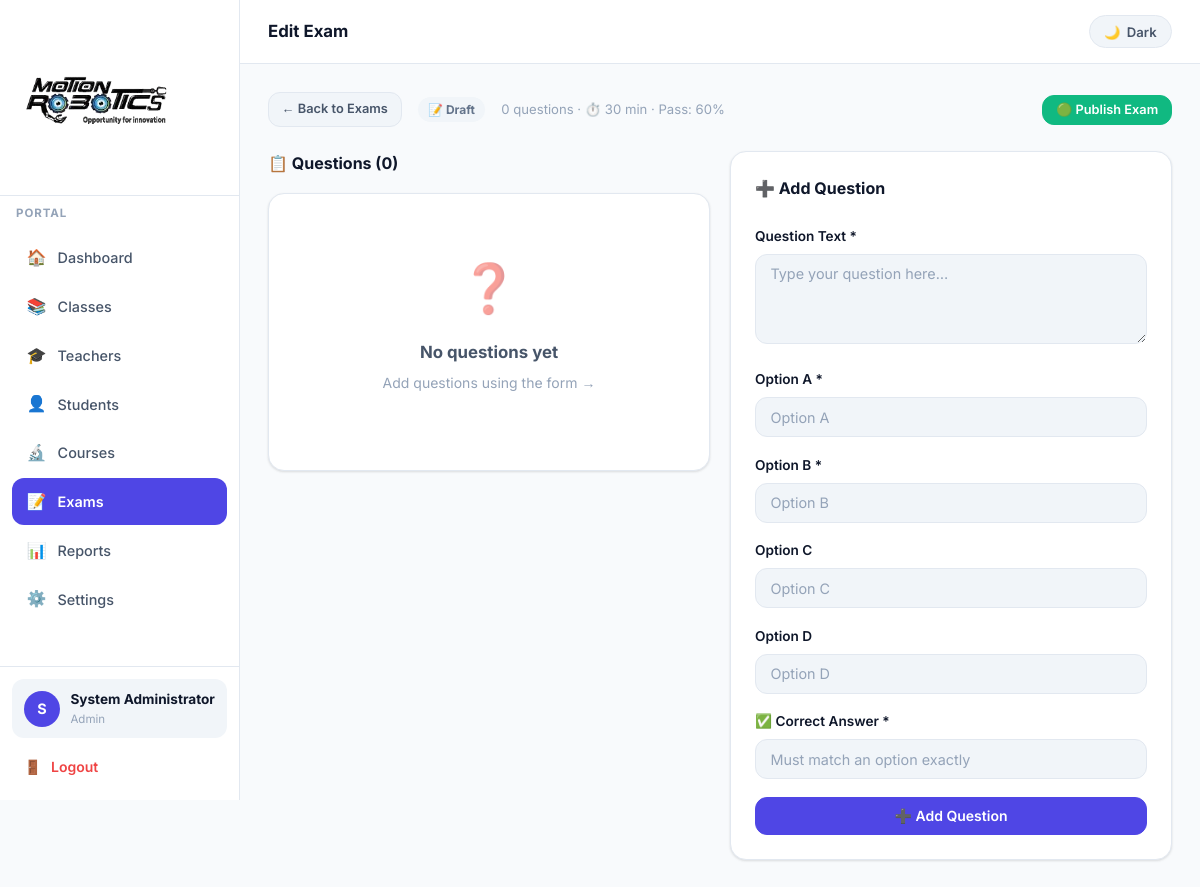
Screenshot of /admin/exams/3 (signed in) with the database file from the repository.
### app.py (models this page shows, shortened)
class User(db.Model):
    id            = db.Column(db.Integer, primary_key=True)
    username      = db.Column(db.String(80), unique=True, nullable=False)
    email         = db.Column(db.String(120), unique=True, nullable=False)
    password_hash = db.Column(db.String(200), nullable=False)
    role          = db.Column(db.String(20), nullable=False)   # admin / teacher / student
    full_name     = db.Column(db.String(120))
    phone         = db.Column(db.String(20))
    school_name   = db.Column(db.String(120))
    roll_number   = db.Column(db.String(40))
    avatar_color  = db.Column(db.String(20), default='#4F46E5')
    is_active     = db.Column(db.Boolean, default=True)
    created_at    = db.Column(db.DateTime, default=datetime.utcnow)

class Exam(db.Model):
    id           = db.Column(db.Integer, primary_key=True)
    title        = db.Column(db.String(200), nullable=False)
    level        = db.Column(db.String(80))
    status       = db.Column(db.String(20), default='draft')  # draft/published
    scheduled_at = db.Column(db.DateTime)
    time_limit   = db.Column(db.Integer, default=30)
    passing_score= db.Column(db.Integer, default=60)
    created_at   = db.Column(db.DateTime, default=datetime.utcnow)
    questions    = db.relationship('ExamQuestion', backref='exam', cascade='all,delete-orphan')
    attempts     = db.relationship('ExamAttempt', backref='exam', cascade='all,delete-orphan')

### app.py (the view)
@app.route('/admin/exams/<int:eid>')
@role_required('admin')
def admin_exam_detail(eid):
    exam = Exam.query.get_or_404(eid)
    return render_template('admin/exam_detail.html', exam=exam)

### app.py (called while the page is built)
@app.context_processor
def inject_enumerate():
    return dict(enumerate=enumerate)

def role_required(*roles):
    def dec(f):
        @wraps(f)
        def d(*a, **kw):
            if 'user_id' not in session: return redirect(url_for('login'))
            if session.get('role') not in roles:
                flash('Access denied.', 'error')
                return redirect(url_for('dashboard'))
            return f(*a, **kw)
        return d
    return dec

def get_current_user():
    if 'user_id' in session: return User.query.get(session['user_id'])
    return None

@app.context_processor
def inject_globals():
    return dict(current_user=get_current_user(), ROBOTICS_LEVELS=ROBOTICS_LEVELS)

### templates/admin/exam_detail.html (shortened to what this page needs)
{% extends 'admin/base_admin.html' %}
{% block page_title %}Edit Exam{% endblock %}
{% block content %}
<div style="display:flex; gap:1rem; align-items:center; margin-bottom:1.5rem; flex-wrap:wrap;">
  <a href="{{ url_for('admin_exams') }}" class="btn btn-ghost btn-sm">← Back to Exams</a>
  <span class="badge {% if exam.status=='published' %}badge-success{% else %}badge-gray{% endif %}">
    {{ '✅ Published' if exam.status=='published' else '📝 Draft' }}
  </span>
  <span class="text-muted text-sm">{{ exam.questions|length }} questions · ⏱️ {{ exam.time_limit }} min · Pass: {{ exam.passing_score }}%</span>
  <form method="POST" action="{{ url_for('admin_publish_exam', eid=exam.id) }}" style="margin-left:auto;">
    <button class="btn {% if exam.status=='published' %}btn-warning{% else %}btn-success{% endif %} btn-sm">
      {{ '🔴 Unpublish' if exam.status=='published' else '🟢 Publish Exam' }}
    </button>
  </form>
</div>
<div class="grid-2" style="align-items:start;">
  <div>
    <div class="fw-700 mb-2" style="font-size:1rem;">📋 Questions ({{ exam.questions|length }})</div>
    {% if exam.questions %}
    <div style="display:flex; flex-direction:column; gap:.75rem;">
      {% for q in exam.questions|sort(attribute='order_index') %}
      <div class="card" style="padding:1.25rem;">
        <div style="display:flex; justify-content:space-between; align-items:flex-start; gap:1rem;">
          <div style="flex:1;">
            <div style="display:flex; align-items:center; gap:.5rem; margin-bottom:.6rem;">
              <div style="width:28px; height:28px; background:var(--primary); color:#fff; border-radius:50%; display:flex; align-items:center; justify-content:center; font-weight:800; font-size:.78rem; flex-shrink:0;">{{ loop.index }}</div>
              <span class="text-sm fw-700">{{ q.question_text }}</span>
            </div>
            {% if q.options_json %}
            <div style="display:flex; flex-direction:column; gap:.3rem; margin-left:2rem;">
              {% for opt in (q.options_json|from_json) %}
              <div style="padding:.3rem .75rem; border-radius:var(--radius-sm); font-size:.8rem; background:{% if opt==q.correct %}var(--accent){% else %}var(--bg3){% endif %}; color:{% if opt==q.correct %}#fff{% else %}var(--text2){% endif %}; font-weight:{% if opt==q.correct %}700{% else %}400{% endif %};">
                {% if opt == q.correct %}✅ {% endif %}{{ opt }}
              </div>
              {% endfor %}
            </div>
            {% else %}
            <div class="text-xs text-muted" style="margin-left:2rem;">Answer: <strong>{{ q.correct }}</strong></div>
            {% endif %}
          </div>
          <div style="display:flex; gap:.4rem; flex-shrink:0;">
            <span class="badge badge-primary text-xs">{{ q.points }}pt</span>
          </div>
        </div>
      </div>
      {% endfor %}
    </div>
    {% else %}
    <div class="card">
      <div class="empty-state" style="padding:2rem;">
        <span class="empty-icon">❓</span>
        <div class="empty-title">No questions yet</div>
        <div class="empty-desc">Add questions using the form →</div>
      </div>
    </div>
    {% endif %}
  </div>
  <div class="card" style="position:sticky; top:calc(var(--topbar-h) + 1rem);">
    <div class="fw-700 mb-3" style="font-size:1rem;">➕ Add Question</div>
    <form method="POST" action="{{ url_for('admin_add_question', eid=exam.id) }}" id="qForm">
      <div class="form-group">
        <label class="form-label">Question Text *</label>
        <textarea name="question_text" class="form-control" rows="3" required placeholder="Type your question here…"></textarea>
      </div>
      <div class="form-group">
        <label class="form-label">Option A *</label>
        <input type="text" name="opt_1" class="form-control" placeholder="Option A" required>
      </div>
      <div class="form-group">
        <label class="form-label">Option B *</label>
        <input type="text" name="opt_2" class="form-control" placeholder="Option B" required>
      </div>
      <div class="form-group">
        <label class="form-label">Option C</label>
        <input type="text" name="opt_3" class="form-control" placeholder="Option C">
      </div>
      <div class="form-group">
        <label class="form-label">Option D</label>
        <input type="text" name="opt_4" class="form-control" placeholder="Option D">
      </div>
      <div class="form-group">
        <label class="form-label">✅ Correct Answer *</label>
        <input type="text" name="correct_answer" class="form-control" required placeholder="Must match an option exactly">
      </div>
      <button class="btn btn-primary w-full" type="submit" style="justify-content:center;">➕ Add Question</button>
    </form>
  </div>
</div>
{% endblock %}

### templates/base.html (shortened to what this page needs)
<!DOCTYPE html>
<html lang="en" data-theme="light">
<head>
  <link rel="stylesheet" href="{{ url_for('static', filename='css/main.css') }}">
</head>
<body>
<div class="app-layout">
  <aside class="sidebar" id="sidebar">
    <div class="sidebar-brand">
      <img src="{{ url_for('static', filename='logo.png') }}" alt="Motion Robotics" class="sidebar-logo">
    </div>
    {% if current_user %}
    <div class="sidebar-context">{{ current_user.school_name or 'Portal' }}</div>
    {% endif %}
    <nav class="sidebar-nav">
      {% block sidebar_nav %}{% endblock %}
    </nav>
    <div class="sidebar-footer">
      {% if current_user %}
      <div class="user-card">
        <div class="avatar" style="background:{{ current_user.avatar_color }}">
          {{ (current_user.full_name or current_user.username)[0].upper() }}
        </div>
        <div>
          <div class="user-name">{{ current_user.full_name or current_user.username }}</div>
          <div class="user-role">{{ current_user.role.title() }}</div>
        </div>
      </div>
      {% endif %}
      <a href="{{ url_for('logout') }}" class="logout-link">
        <span>🚪</span> Logout
      </a>
    </div>
  </aside>
  <div class="main-area">
    <header class="topbar">
      <h1 class="topbar-title">{% block page_title %}Dashboard{% endblock %}</h1>
      <div class="topbar-right">
        <button class="theme-btn" onclick="toggleTheme()">
          <span class="theme-icon">🌙</span>
          <span class="theme-label">Dark</span>
        </button>
      </div>
    </header>
    <main class="page-content">
      {% block content %}{% endblock %}
    </main>
  </div>
</div>
</body>
</html>

### rows the page displays
User: school_name "PORTAL", full_name "S", full_name "System Administrator", role "Admin"
Exam: status "📝 Draft", time_limit "30", passing_score "60", status "🟢 Publish Exam"

### other values shown
{{ exam.questions|length }} "0"
